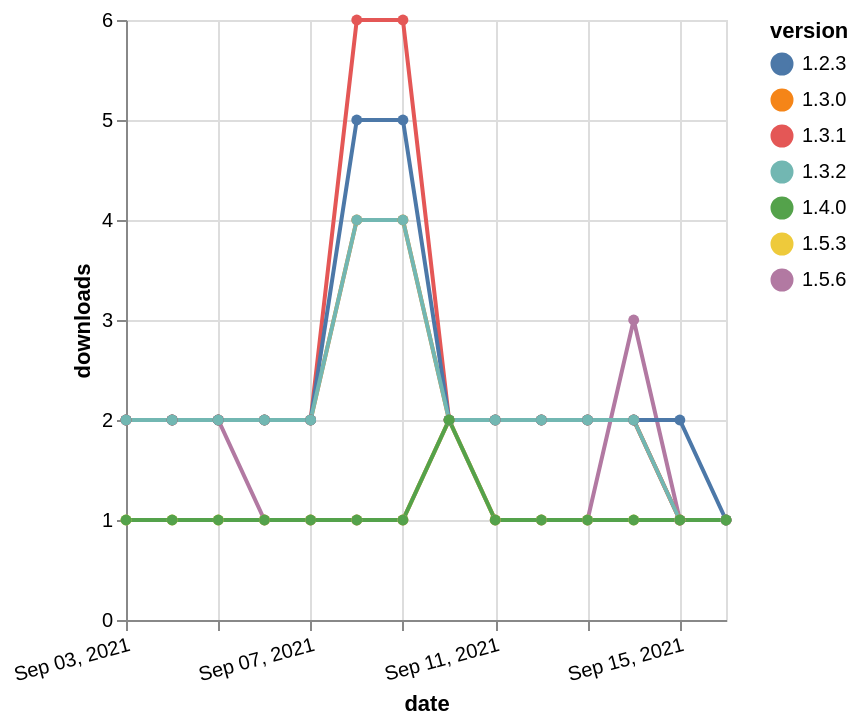

The Vega-Lite source for this figure:
### Vega-Lite specification from a JSON file in a GitHub repository (floating-point values rounded to 4 significant figures)
{"$schema": "https://vega.github.io/schema/vega-lite/v5.json", "description": "A simple bar chart with embedded data.", "data": {"values": [{"date": "2021-09-03", "total": 176, "delta": 2, "version": "1.5.6"}, {"date": "2021-09-04", "total": 178, "delta": 2, "version": "1.5.6"}, {"date": "2021-09-05", "total": 180, "delta": 2, "version": "1.5.6"}, {"date": "2021-09-06", "total": 181, "delta": 1, "version": "1.5.6"}, {"date": "2021-09-07", "total": 182, "delta": 1, "version": "1.5.6"}, {"date": "2021-09-08", "total": 183, "delta": 1, "version": "1.5.6"}, {"date": "2021-09-09", "total": 184, "delta": 1, "version": "1.5.6"}, {"date": "2021-09-10", "total": 186, "delta": 2, "version": "1.5.6"}, {"date": "2021-09-11", "total": 187, "delta": 1, "version": "1.5.6"}, {"date": "2021-09-12", "total": 188, "delta": 1, "version": "1.5.6"}, {"date": "2021-09-13", "total": 189, "delta": 1, "version": "1.5.6"}, {"date": "2021-09-14", "total": 192, "delta": 3, "version": "1.5.6"}, {"date": "2021-09-15", "total": 193, "delta": 1, "version": "1.5.6"}, {"date": "2021-09-16", "total": 194, "delta": 1, "version": "1.5.6"}, {"date": "2021-09-03", "total": 2403, "delta": 2, "version": "1.3.0"}, {"date": "2021-09-04", "total": 2405, "delta": 2, "version": "1.3.0"}, {"date": "2021-09-05", "total": 2407, "delta": 2, "version": "1.3.0"}, {"date": "2021-09-06", "total": 2409, "delta": 2, "version": "1.3.0"}, {"date": "2021-09-07", "total": 2411, "delta": 2, "version": "1.3.0"}, {"date": "2021-09-08", "total": 2415, "delta": 4, "version": "1.3.0"}, {"date": "2021-09-09", "total": 2419, "delta": 4, "version": "1.3.0"}, {"date": "2021-09-10", "total": 2421, "delta": 2, "version": "1.3.0"}, {"date": "2021-09-11", "total": 2423, "delta": 2, "version": "1.3.0"}, {"date": "2021-09-12", "total": 2425, "delta": 2, "version": "1.3.0"}, {"date": "2021-09-13", "total": 2427, "delta": 2, "version": "1.3.0"}, {"date": "2021-09-14", "total": 2429, "delta": 2, "version": "1.3.0"}, {"date": "2021-09-15", "total": 2430, "delta": 1, "version": "1.3.0"}, {"date": "2021-09-16", "total": 2431, "delta": 1, "version": "1.3.0"}, {"date": "2021-09-03", "total": 153, "delta": 1, "version": "1.5.3"}, {"date": "2021-09-04", "total": 154, "delta": 1, "version": "1.5.3"}, {"date": "2021-09-05", "total": 155, "delta": 1, "version": "1.5.3"}, {"date": "2021-09-06", "total": 156, "delta": 1, "version": "1.5.3"}, {"date": "2021-09-07", "total": 157, "delta": 1, "version": "1.5.3"}, {"date": "2021-09-08", "total": 158, "delta": 1, "version": "1.5.3"}, {"date": "2021-09-09", "total": 159, "delta": 1, "version": "1.5.3"}, {"date": "2021-09-10", "total": 161, "delta": 2, "version": "1.5.3"}, {"date": "2021-09-11", "total": 162, "delta": 1, "version": "1.5.3"}, {"date": "2021-09-12", "total": 163, "delta": 1, "version": "1.5.3"}, {"date": "2021-09-13", "total": 164, "delta": 1, "version": "1.5.3"}, {"date": "2021-09-14", "total": 165, "delta": 1, "version": "1.5.3"}, {"date": "2021-09-15", "total": 166, "delta": 1, "version": "1.5.3"}, {"date": "2021-09-16", "total": 167, "delta": 1, "version": "1.5.3"}, {"date": "2021-09-03", "total": 2956, "delta": 2, "version": "1.3.1"}, {"date": "2021-09-04", "total": 2958, "delta": 2, "version": "1.3.1"}, {"date": "2021-09-05", "total": 2960, "delta": 2, "version": "1.3.1"}, {"date": "2021-09-06", "total": 2962, "delta": 2, "version": "1.3.1"}, {"date": "2021-09-07", "total": 2964, "delta": 2, "version": "1.3.1"}, {"date": "2021-09-08", "total": 2970, "delta": 6, "version": "1.3.1"}, {"date": "2021-09-09", "total": 2976, "delta": 6, "version": "1.3.1"}, {"date": "2021-09-10", "total": 2978, "delta": 2, "version": "1.3.1"}, {"date": "2021-09-11", "total": 2980, "delta": 2, "version": "1.3.1"}, {"date": "2021-09-12", "total": 2982, "delta": 2, "version": "1.3.1"}, {"date": "2021-09-13", "total": 2984, "delta": 2, "version": "1.3.1"}, {"date": "2021-09-14", "total": 2986, "delta": 2, "version": "1.3.1"}, {"date": "2021-09-15", "total": 2987, "delta": 1, "version": "1.3.1"}, {"date": "2021-09-16", "total": 2988, "delta": 1, "version": "1.3.1"}, {"date": "2021-09-03", "total": 3991, "delta": 2, "version": "1.2.3"}, {"date": "2021-09-04", "total": 3993, "delta": 2, "version": "1.2.3"}, {"date": "2021-09-05", "total": 3995, "delta": 2, "version": "1.2.3"}, {"date": "2021-09-06", "total": 3997, "delta": 2, "version": "1.2.3"}, {"date": "2021-09-07", "total": 3999, "delta": 2, "version": "1.2.3"}, {"date": "2021-09-08", "total": 4004, "delta": 5, "version": "1.2.3"}, {"date": "2021-09-09", "total": 4009, "delta": 5, "version": "1.2.3"}, {"date": "2021-09-10", "total": 4011, "delta": 2, "version": "1.2.3"}, {"date": "2021-09-11", "total": 4013, "delta": 2, "version": "1.2.3"}, {"date": "2021-09-12", "total": 4015, "delta": 2, "version": "1.2.3"}, {"date": "2021-09-13", "total": 4017, "delta": 2, "version": "1.2.3"}, {"date": "2021-09-14", "total": 4019, "delta": 2, "version": "1.2.3"}, {"date": "2021-09-15", "total": 4021, "delta": 2, "version": "1.2.3"}, {"date": "2021-09-16", "total": 4022, "delta": 1, "version": "1.2.3"}, {"date": "2021-09-03", "total": 2196, "delta": 2, "version": "1.3.2"}, {"date": "2021-09-04", "total": 2198, "delta": 2, "version": "1.3.2"}, {"date": "2021-09-05", "total": 2200, "delta": 2, "version": "1.3.2"}, {"date": "2021-09-06", "total": 2202, "delta": 2, "version": "1.3.2"}, {"date": "2021-09-07", "total": 2204, "delta": 2, "version": "1.3.2"}, {"date": "2021-09-08", "total": 2208, "delta": 4, "version": "1.3.2"}, {"date": "2021-09-09", "total": 2212, "delta": 4, "version": "1.3.2"}, {"date": "2021-09-10", "total": 2214, "delta": 2, "version": "1.3.2"}, {"date": "2021-09-11", "total": 2216, "delta": 2, "version": "1.3.2"}, {"date": "2021-09-12", "total": 2218, "delta": 2, "version": "1.3.2"}, {"date": "2021-09-13", "total": 2220, "delta": 2, "version": "1.3.2"}, {"date": "2021-09-14", "total": 2222, "delta": 2, "version": "1.3.2"}, {"date": "2021-09-15", "total": 2223, "delta": 1, "version": "1.3.2"}, {"date": "2021-09-16", "total": 2224, "delta": 1, "version": "1.3.2"}, {"date": "2021-09-03", "total": 173, "delta": 1, "version": "1.4.0"}, {"date": "2021-09-04", "total": 174, "delta": 1, "version": "1.4.0"}, {"date": "2021-09-05", "total": 175, "delta": 1, "version": "1.4.0"}, {"date": "2021-09-06", "total": 176, "delta": 1, "version": "1.4.0"}, {"date": "2021-09-07", "total": 177, "delta": 1, "version": "1.4.0"}, {"date": "2021-09-08", "total": 178, "delta": 1, "version": "1.4.0"}, {"date": "2021-09-09", "total": 179, "delta": 1, "version": "1.4.0"}, {"date": "2021-09-10", "total": 181, "delta": 2, "version": "1.4.0"}, {"date": "2021-09-11", "total": 182, "delta": 1, "version": "1.4.0"}, {"date": "2021-09-12", "total": 183, "delta": 1, "version": "1.4.0"}, {"date": "2021-09-13", "total": 184, "delta": 1, "version": "1.4.0"}, {"date": "2021-09-14", "total": 185, "delta": 1, "version": "1.4.0"}, {"date": "2021-09-15", "total": 186, "delta": 1, "version": "1.4.0"}, {"date": "2021-09-16", "total": 187, "delta": 1, "version": "1.4.0"}]}, "width": "container", "mark": {"type": "line", "point": {"filled": true}}, "encoding": {"x": {"field": "date", "type": "temporal", "timeUnit": "yearmonthdate", "title": "date", "axis": {"labelAngle": -15}}, "y": {"field": "delta", "type": "quantitative", "title": "downloads"}, "color": {"field": "version", "type": "nominal"}, "tooltip": {"field": "delta"}}}
